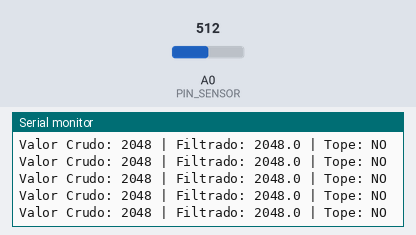
Bench run of a sketch on a simulated Arduino Zero (SAMD21). Shown: the last lines printed to the serial monitor. Inputs (shaded band) come from the test bench; at power-on: A0 (PIN_SENSOR) = 512 (analog values on the 0–1023 scale).

Above: at 1.2 s.
1.3 s: A0 (PIN_SENSOR) set to 256
At 1.31 s:
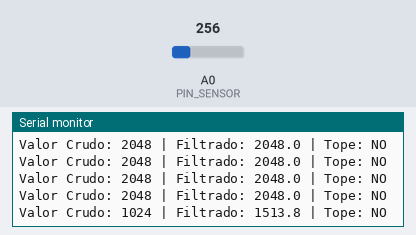
2.8 s: A0 (PIN_SENSOR) set to 232
At 2.82 s:
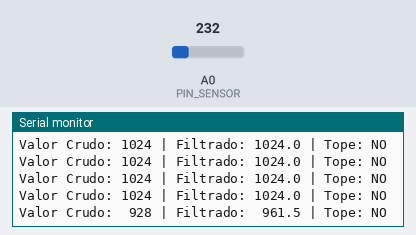
4.4 s: A0 (PIN_SENSOR) set to 27
At 4.42 s:
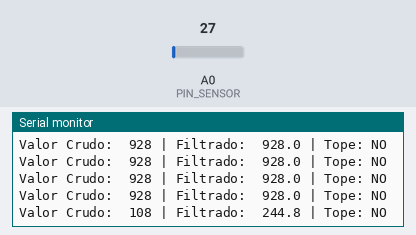
5.9 s: A0 (PIN_SENSOR) set to 22
At 5.93 s:
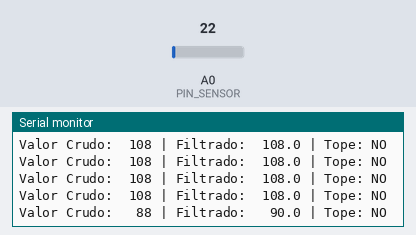
Timing chart, 0 to 8.9 s (numbered marks = the images above; inputs shaded):
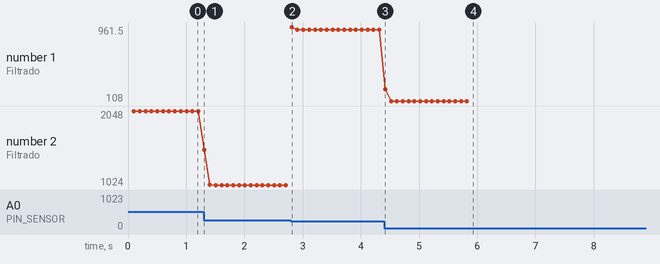

Measured:
- the behaviour switches between 250 and 249 on A0 (PIN_SENSOR) (found by bisection; images 1 and 2)
- the behaviour switches between 25 and 24 on A0 (PIN_SENSOR) (found by bisection; images 3 and 4)
- after the input at 1.3 s, the serial monitor: prints a new line at once (image 1)
- after the input at 2.8 s, the serial monitor: prints a new line at once (image 2)
- after the input at 4.4 s, the serial monitor: prints a new line at once (image 3)
- after the input at 5.9 s, the serial monitor: prints a new line at once (image 4)
- plotted number 1: 928 → 108 after the input at 4.4 s
- plotted number 2: 2048 → 1024 after the input at 1.3 s

The sketch:

extensometros.ino
```cpp
const int PIN_SENSOR = A0;

float valor_filtrado = 0.0;
const float SUAVIZADO = 0.1;

unsigned long ultimoDebug = 0;

void setup() {
    Serial.begin(115200);
    analogReadResolution(12);
    analogReadAveraging(32);
    pinMode(PIN_SENSOR, INPUT);
}

void loop() {
    int lectura_cruda = analogRead(PIN_SENSOR);
    valor_filtrado = (lectura_cruda * SUAVIZADO) + (valor_filtrado * (1.0 - SUAVIZADO));

    if (millis() - ultimoDebug >= 100) {
        bool alerta_tope = (lectura_cruda <= 1 || lectura_cruda >= 4094);
        Serial.printf("Valor Crudo: %4d | Filtrado: %6.1f | Tope: %s\n",
                      lectura_cruda, valor_filtrado, alerta_tope ? "SI" : "NO");
        ultimoDebug = millis();
    }
}
```
